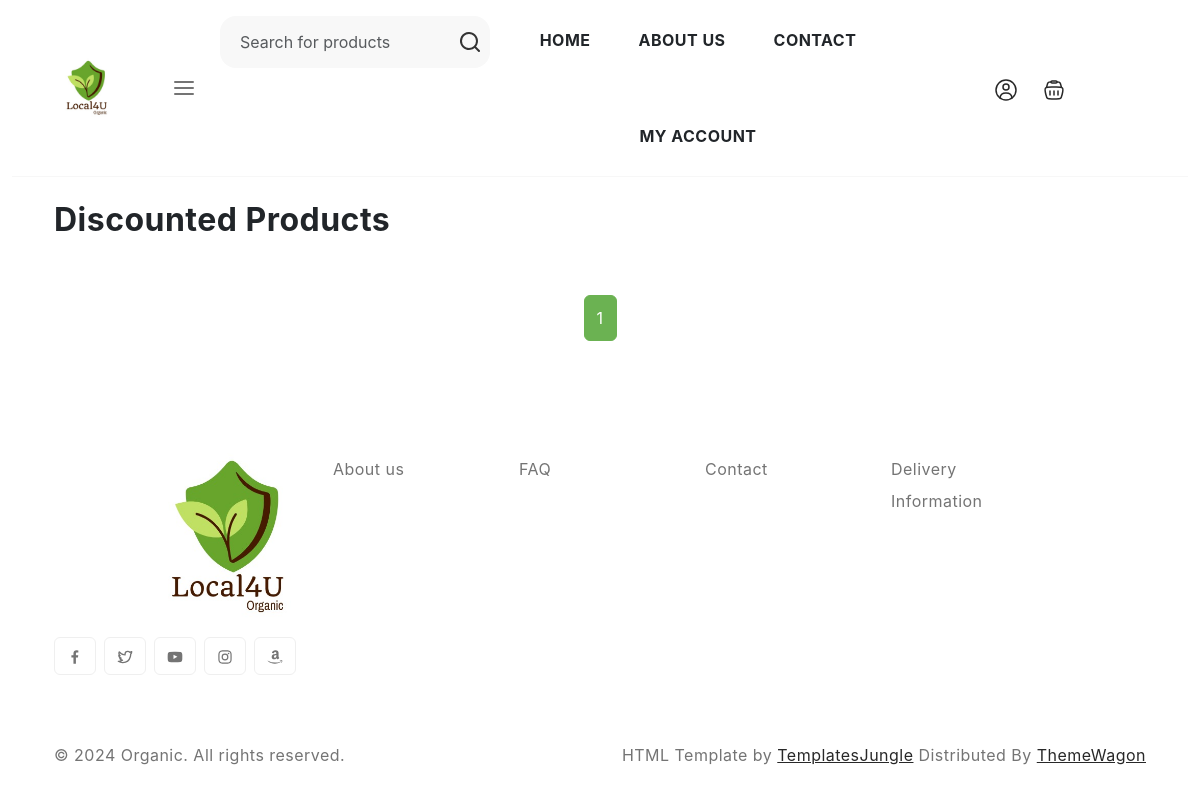
Page /product/discounted-products/ on the earlier database version.
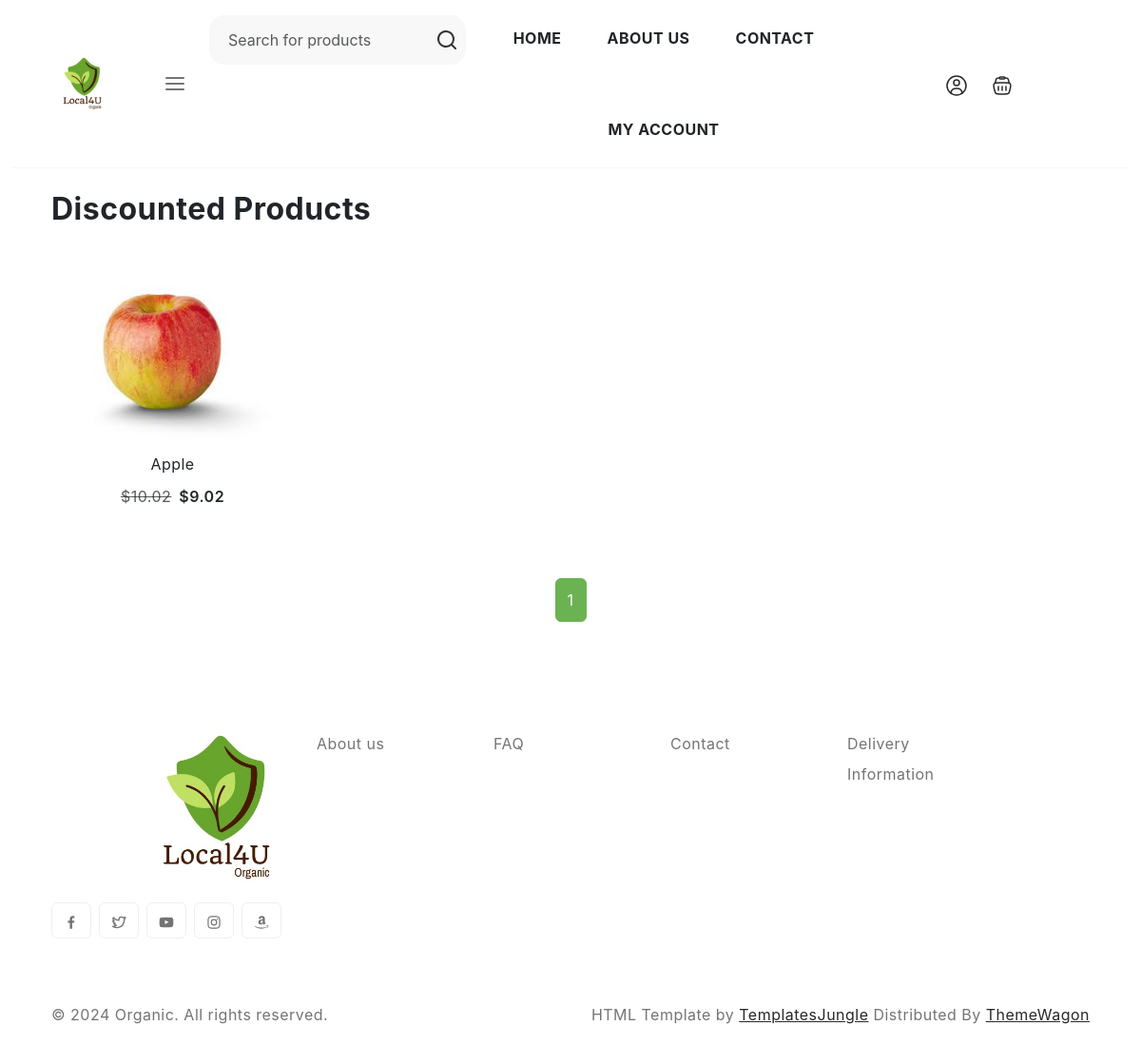
Same page on the later database version.
### product/models.py (models this page shows, shortened)
class Product(models.Model):
    name = models.CharField(max_length=200)  # Name of the product
    description = models.TextField()  # Detailed description of the product
    category = models.ForeignKey(Category, on_delete=models.CASCADE)  # Category to which the product belongs
    price = models.DecimalField(max_digits=10, decimal_places=2)  # Original price of the product
    discounted_price = models.DecimalField(max_digits=10, decimal_places=2, null=True, blank=True)  # Discounted price if applicable
    stock = models.PositiveIntegerField()  # Available stock quantity
    farmer = models.ForeignKey(Farmer, on_delete=models.CASCADE)  # Farmer who owns the product
    created_at = models.DateTimeField(auto_now_add=True)  # Timestamp when the product was added
    updated_at = models.DateTimeField(auto_now=True)  # Timestamp when the product was last updated
    image = models.ImageField(upload_to='product_images/', null=True, blank=True)  # Optional product image

### product/views.py (the view)
# urls.py: path('discounted-products/', views.all_discounted_products, name='all_discounted_products'),
def all_discounted_products(request):
    discounted_products = Product.objects.filter(discounted_price__isnull=False).order_by('-updated_at')  # Filter products with discounts
    paginator = Paginator(discounted_products, 20)  # Paginate discounted products
    page_number = request.GET.get('page')  # Get current page number
    products_page = paginator.get_page(page_number)  # Fetch products for the requested page
    return render(request, 'discounted_products.html', {'products': products_page})

### order/context_processors.py (called while the page is built)
def cart_data(request):
    return {"cart": request.session.get("cart", {})}

### order/templatetags/cart_filters.py (called while the page is built)
@register.filter
def sum_cart_total(cart_items):
    total = 0
    for item in cart_items:
        total += float(item['price']) * item['quantity']
    return total

### product/context_processors.py (called while the page is built)
def category_menu(request):
    categories = Category.objects.all()
    return {'categories': categories}

### templates/discounted_products.html (shortened to what this page needs)
{% extends 'base.html' %}
{% load static %}
{% block body_block %}
<section class="pb-5">
    <div class="container-lg">
        <div class="row">
            <div class="col-md-12">
                <div class="section-header d-flex flex-wrap justify-content-between my-4">
                    <h2 class="section-title">Discounted Products</h2>
                </div>
            </div>
        </div>
        <div class="row">
            <div class="col-md-12">
                <div class="product-grid row row-cols-1 row-cols-sm-2 row-cols-md-3 row-cols-lg-3 row-cols-xl-4 row-cols-xxl-5">
                    {% for product in products %}
                    <div class="col">
                        <div class="product-item">
                            <figure>
                                <a href="{% url 'product_detail' product.id %}" title="{{ product.name }}">
                                    <img src="{{ product.image.url }}" alt="{{ product.name }}" class="tab-image img-fluid">
                                </a>
                            </figure>
                            <div class="d-flex flex-column text-center">
                                <h3 class="fs-6 fw-normal">{{ product.name }}</h3>
                                <div class="d-flex justify-content-center align-items-center gap-2">
                                    {% if product.discounted_price %}
                                    <del class="text-muted">${{ product.price }}</del>
                                    <span class="text-dark fw-semibold">${{ product.discounted_price }}</span>
                                    {% else %}
                                    <span class="text-dark fw-semibold">${{ product.price }}</span>
                                    {% endif %}
                                </div>
                            </div>
                        </div>
                    </div>
                    {% endfor %}
                </div>
            </div>
        </div>
        <nav aria-label="Page navigation" class="mt-4">
            <ul class="pagination justify-content-center">
                {% for page_num in products.paginator.page_range %}
                <li class="page-item {% if page_num == products.number %}active{% endif %}">
                    <a class="page-link" href="?page={{ page_num }}">{{ page_num }}</a>
                </li>
                {% endfor %}
            </ul>
        </nav>
    </div>
</section>
{% endblock %}

### templates/base.html (shortened to what this page needs)
<!DOCTYPE html>
{% load static %}
{% load notification_tags %}
{% load cart_filters %}
<html>
    <head>
        <link rel="stylesheet" href="https://cdn.jsdelivr.net/npm/swiper@9/swiper-bundle.min.css">
        <link href="https://cdn.jsdelivr.net/npm/bootstrap@5.3.0-alpha3/dist/css/bootstrap.min.css" rel="stylesheet">
        <link rel="stylesheet" type="text/css" href="{% static 'css/vendor.css' %}">
        <link rel="stylesheet" type="text/css" href="{% static 'style.css' %}">
      </head>
    <body>
        <header>
          <div class="container-fluid">
            <div class="row py-3 border-bottom">
              <div class="col-sm-4 col-lg-2 text-center text-sm-start d-flex gap-3 justify-content-center justify-content-md-start">
                <div class="d-flex align-items-center my-3 my-sm-0">
                  <a href="/">
                    <img src="{% static 'images/logo.jpeg' %}" width="70%" height="70%" alt="logo" class="img-fluid">
                  </a>
                </div>
                <button class="navbar-toggler" type="button" data-bs-toggle="offcanvas" data-bs-target="#offcanvasNavbar"
                  aria-controls="offcanvasNavbar">
                  <svg width="24" height="24" viewBox="0 0 24 24"><use xlink:href="#menu"></use></svg>
                </button>
              </div>
              <div class="col-sm-6 offset-sm-2 offset-md-0 col-lg-3">
                <div class="search-bar d-flex bg-light p-2 rounded-4">
                    <form id="search-form" class="flex-grow-1" action="{% url 'search_products' %}" method="get">
                        <input type="text" name="q" class="form-control border-0 bg-transparent" placeholder="Search for products">
                    </form>
                    <button type="submit" form="search-form" class="btn btn-link p-0 border-0 bg-transparent ms-2">
                        <svg xmlns="http://www.w3.org/2000/svg" width="24" height="24" viewBox="0 0 24 24">
                            <path fill="currentColor" d="M21.71 20.29L18 16.61A9 9 0 1 0 16.61 18l3.68 3.68a1 1 0 0 0 1.42 0a1 1 0 0 0 0-1.39ZM11 18a7 7 0 1 1 7-7a7 7 0 0 1-7 7Z"/>
                        </svg>
                    </button>
                </div>
              </div>
              <div class="col-lg-4">
                <ul class="navbar-nav list-unstyled d-flex flex-row gap-3 gap-lg-5 justify-content-center flex-wrap align-items-center mb-0 fw-bold text-uppercase text-dark">
                  {% if not user.is_authenticated or user|is_not_farmer_or_admin %}
                    <li class="nav-item active">
                    <a href="/" class="nav-link">Home</a>
                  </li>
                    {% endif %}
                  <li class="nav-item active">
                    <a href="/aboutus" class="nav-link">About Us </a>
                  </li>
                  <li class="nav-item active">
                    <a href="{% url 'contact' %}" class="nav-link">Contact </a>
                  </li>
                  <li class="nav-item active">
                    {% if user.is_authenticated %}
                      {% if user.user_type == 'farmer' %}
                        <a href="{% url 'farmer_dashboard' %}" class="nav-link">My Account</a>
                      {% elif user.user_type == 'customer' %}
                        <a href="{% url 'customer_dashboard' %}" class="nav-link">My Account</a>
                      {% elif user.user_type == 'admin' %}
                        <a href="{% url 'admin_dashboard' %}" class="nav-link">My Account</a>
                      {% endif %}
                    {% else %}
                      <a href="/accounts/login" class="nav-link">My Account</a>
                    {% endif %}
                  </li>
                </ul>
              </div>
              <div class="col-sm-8 col-lg-2 d-flex gap-5 align-items-center justify-content-center justify-content-sm-end">
                <ul class="d-flex justify-content-end list-unstyled m-0">
                  <li>
                    {% if user.is_authenticated %}
                      {% if user.user_type == 'farmer' %}
                        <a href="{% url 'farmer_dashboard' %}" class="p-2 mx-1">
                          <svg width="24" height="24"><use xlink:href="#user"></use></svg>
                        </a>
                      {% elif user.user_type == 'customer' %}
                        <a href="{% url 'customer_dashboard' %}" class="p-2 mx-1">
                          <svg width="24" height="24"><use xlink:href="#user"></use></svg>
                        </a>
                      {% elif user.user_type == 'admin' %}
                        <a href="{% url 'admin_dashboard' %}" class="p-2 mx-1">
                          <svg width="24" height="24"><use xlink:href="#user"></use></svg>
                        </a>
                      {% endif %}
                    {% else %}
                      <a href="/accounts/login" class="p-2 mx-1">
                        <svg width="24" height="24"><use xlink:href="#user"></use></svg>
                      </a>
                    {% endif %}
                  </li>
                  {% if not user.is_authenticated or user|is_not_farmer_or_admin %}
                    <li>
                      <a href="#" class="p-2 mx-1" data-bs-toggle="offcanvas" data-bs-target="#offcanvasCart" aria-controls="offcanvasCart">
                        <svg width="24" height="24"><use xlink:href="#shopping-bag"></use></svg>
                      </a>
                    </li>
                  {% endif %}
                </ul>
              </div>
            </div>
          </div>
        </header>
        <div>
            {% block body_block %}***{% endblock %}
        </div>
        <footer class="py-5">
          <div class="container-lg">
            <div class="row">
              <div class="col-lg-3 col-md-6 col-sm-6">
                <div class="footer-menu">
                  <img src="{% static 'images/logo.jpeg' %}" width="100%" height="100%" alt="logo">
                  <div class="social-links mt-3">
                    <ul class="d-flex list-unstyled gap-2">
                      <li>
                        <a href="#" class="btn btn-outline-light">
                          <svg width="16" height="16"><use xlink:href="#facebook"></use></svg>
                        </a>
                      </li>
                      <li>
                        <a href="#" class="btn btn-outline-light">
                          <svg width="16" height="16"><use xlink:href="#twitter"></use></svg>
                        </a>
                      </li>
                      <li>
                        <a href="#" class="btn btn-outline-light">
                          <svg width="16" height="16"><use xlink:href="#youtube"></use></svg>
                        </a>
                      </li>
                      <li>
                        <a href="#" class="btn btn-outline-light">
                          <svg width="16" height="16"><use xlink:href="#instagram"></use></svg>
                        </a>
                      </li>
                      <li>
                        <a href="#" class="btn btn-outline-light">
                          <svg width="16" height="16"><use xlink:href="#amazon"></use></svg>
                        </a>
                      </li>
                    </ul>
                  </div>
                </div>
              </div>
              <div class="col-md-2 col-sm-6">
                <div class="footer-menu">
                  <a href="/aboutus" class="nav-link">About us</a>
                </div>
              </div>
              <div class="col-md-2 col-sm-6">
                <div class="footer-menu">
                  <a href="{% if farmer %}{% url 'FAQ' farmer.id %}{% else %}#{% endif %}" class="nav-link">FAQ</a>
                </div>
              </div>
                <div class="col-md-2 col-sm-6">
                <div class="footer-menu">
                  <a href="{% url 'contact' %}" class="nav-link">Contact</a>
                </div>
                </div>
                <div class="col-md-2 col-sm-6">
                <div class="footer-menu">
                  <a href="{% url 'delivery_info' %}" class="nav-link">Delivery Information</a>
                </div>
                </div>
            </div>
          </div>
        </footer>
        <div id="footer-bottom">
          <div class="container-lg">
            <div class="row">
              <div class="col-md-6 copyright">
                <p>© 2024 Organic. All rights reserved.</p>
              </div>
              <div class="col-md-6 credit-link text-start text-md-end">
                <p>HTML Template by <a href="https://templatesjungle.com/">TemplatesJungle</a> Distributed By <a href="https://themewagon.com">ThemeWagon</a> </p>
              </div>
            </div>
          </div>
        </div>
    </body>
</html>

### static/style.css (style rules this page uses)
body { --heading-font : "Inter", sans-serif; --bs-link-color: #333; --bs-link-hover-color:#333; --bs-link-color-rgb: 40,40,40; --bs-link-hover-color-rgb: 0,0,0; --bs-light-rgb: 248, 248, 248; --bs-font-sans-serif: "Inter", sans-serif; --bs-body-font-family: var(--bs-font-sans-serif); --bs-body-font-size: 1rem; --bs-body-font-weight: 400; --bs-body-line-height: 2; --bs-body-color: #747474; --bs-primary: #6BB252; --bs-primary-rgb: 107, 178, 82; --bs-secondary: #364127; --bs-secondary-rgb: 54, 65, 39; --bs-danger: #F95F09; --bs-danger-rgb: 249, 95, 9; --bs-success: #a3be4c; --bs-success-rgb: 163, 190, 76; --bs-primary-bg-subtle: #FFF9EB; --bs-success-bg-subtle: #eef5e5; --bs-border-color: #F7F7F7; }
.btn-outline-light { --bs-btn-color: #747474; --bs-btn-border-color: #EFEFEF; --bs-btn-hover-color: #000; --bs-btn-hover-bg: #EFEFEF; --bs-btn-hover-border-color: #EFEFEF; --bs-btn-focus-shadow-rgb: 248,249,250; --bs-btn-active-color: #000; --bs-btn-active-bg: #EFEFEF; --bs-btn-active-border-color: #EFEFEF; --bs-btn-active-shadow: inset 0 3px 5px rgba(0, 0, 0, 0.125); --bs-btn-disabled-color: #EFEFEF; --bs-btn-disabled-bg: transparent; --bs-btn-disabled-border-color: #EFEFEF; --bs-gradient: none; }
body { letter-spacing: 0.03em; }
h1,h2,h3,h4,h5,h6 { font-family: var(--heading-font); color: var(--bs-dark); font-weight: 700; }
.pagination { --bs-pagination-active-bg: var(--bs-primary); --bs-pagination-active-border-color: var(--bs-primary); }
.container, .container-fluid, .container-lg, .container-md, .container-sm, .container-xl, .container-xxl { --bs-gutter-x: 3rem; }
.product-item { position: relative; padding: 16px; background: #FFFFFF; border-radius: 16px; margin-bottom: 30px; box-shadow: 0px 0px 22px rgba(0, 0, 0, 0); }
.product-item figure { text-align: center; }
.product-item figure img { max-height: 210px; height: auto; }
.btn-link { display: inline-block; font-size: 0.875rem; font-weight: bold; font-family: var(--bs-body-font-family); letter-spacing: 0.0875rem; text-transform: uppercase; text-decoration: none; }

Differences in the rows shown:
now on this page (row edited): Product: image (picture), name "Apple", price "10.02", discounted_price "9.02"
